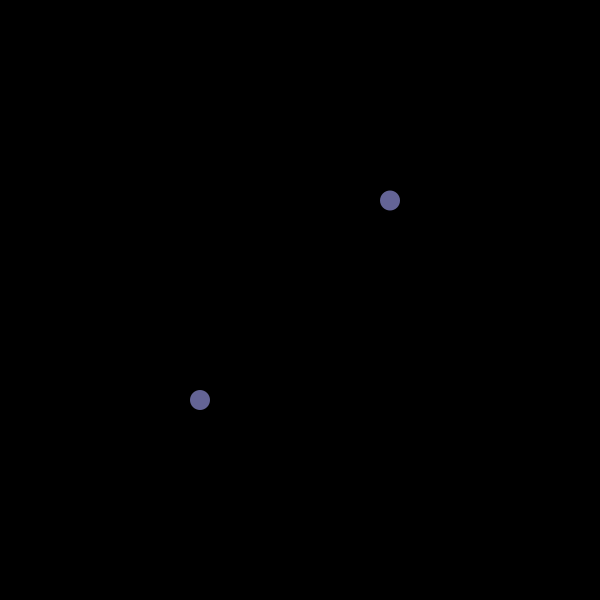
Frame 1 (no input)
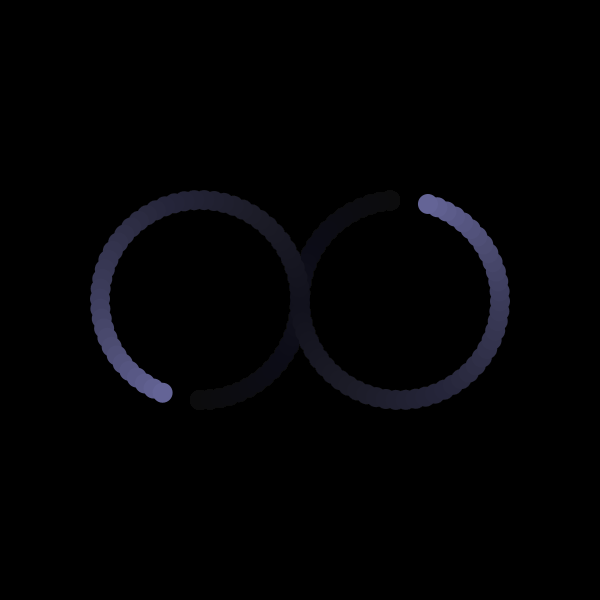
Frame 60 (the mouse pressed at the canvas centre just before this capture)
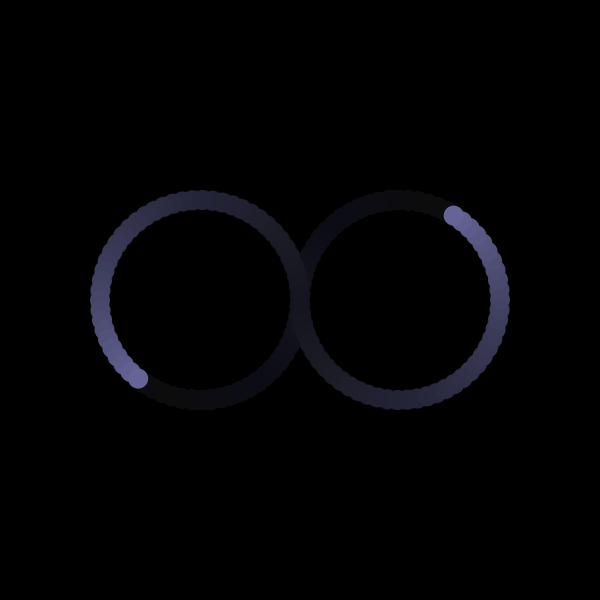
Frame 120 (the mouse held since frame 60 and released just before this capture)

The Processing sketch that drew these frames (run headless with seeded random() and noise(); from frame 60 on, the mouse is pressed at the canvas centre):

// Processing sketch: Spinning_Circles_01B
// ── Spinning_Circles_01B.pde

int w = 600, h = 600;
float x = 0, y = 0;
float rad1 = 20;
float rad2 = 100;
color colBack = color(0, 10);
color colFill = color(100, 100, 150);

void settings() {
  size(w, h);
}


void setup() {
  background(0);
  noStroke();
}


void draw() {
  fill(colBack);
  rect(0, 0, width, height);

  fill(colFill);
  translate(width/3, height/2);
  ellipse(sin(x) * rad2, cos(y) * rad2, rad1, rad1);
  x += 0.1;
  y += 0.1;


  translate(width/3, 0);
  ellipse(-sin(x) * rad2, -cos(y) * rad2, rad1, rad1);
}
